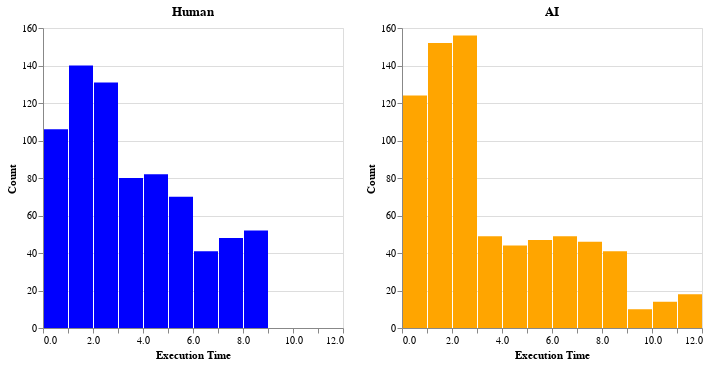

Notebook cell for this chart:
### Code cell
hist1 = alt.Chart(df).mark_bar().encode(
    alt.X("execution_time:Q", title="Execution Time", bin=alt.Bin(extent=[0, 12], step=1)),
    alt.Y("count()", title="Count"),
    alt.ColorValue("blue")
).transform_filter(
    alt.datum.ai_generated == 0
).properties(
    title="Human"
)

hist2 = alt.Chart(df).mark_bar().encode(
    alt.X("execution_time:Q", title="Execution Time", bin=alt.Bin(extent=[0, 12], step=1)),
    alt.Y("count()", title="Count"),
    alt.ColorValue("orange")
).transform_filter(
    alt.datum.ai_generated == 1
).properties(
    title="AI"
)

(hist1 | hist2).resolve_scale(y='shared')

### Figure 1 — Vega-Lite specification as saved in the notebook (floating-point values rounded to 4 significant figures; data arrays with more than 128 entries replaced by an {"elided": "..."} marker saying what was removed)
{"config": {"view": {"continuousWidth": 300, "continuousHeight": 300}}, "hconcat": [{"mark": {"type": "bar"}, "encoding": {"color": {"value": "blue"}, "x": {"bin": {"extent": [0, 12], "step": 1}, "field": "execution_time", "title": "Execution Time", "type": "quantitative"}, "y": {"aggregate": "count", "title": "Count", "type": "quantitative"}}, "title": "Human", "transform": [{"filter": "(datum.ai_generated === 0)"}]}, {"mark": {"type": "bar"}, "encoding": {"color": {"value": "orange"}, "x": {"bin": {"extent": [0, 12], "step": 1}, "field": "execution_time", "title": "Execution Time", "type": "quantitative"}, "y": {"aggregate": "count", "title": "Count", "type": "quantitative"}}, "title": "AI", "transform": [{"filter": "(datum.ai_generated === 1)"}]}], "data": {"name": "data-cfd67bd7ae8da0a12d4ad9ac3105c5cb"}, "resolve": {"scale": {"y": "shared"}}, "$schema": "https://vega.github.io/schema/vega-lite/v5.8.0.json", "datasets": {"data-cfd67bd7ae8da0a12d4ad9ac3105c5cb": {"elided": "1500 records"}}}
